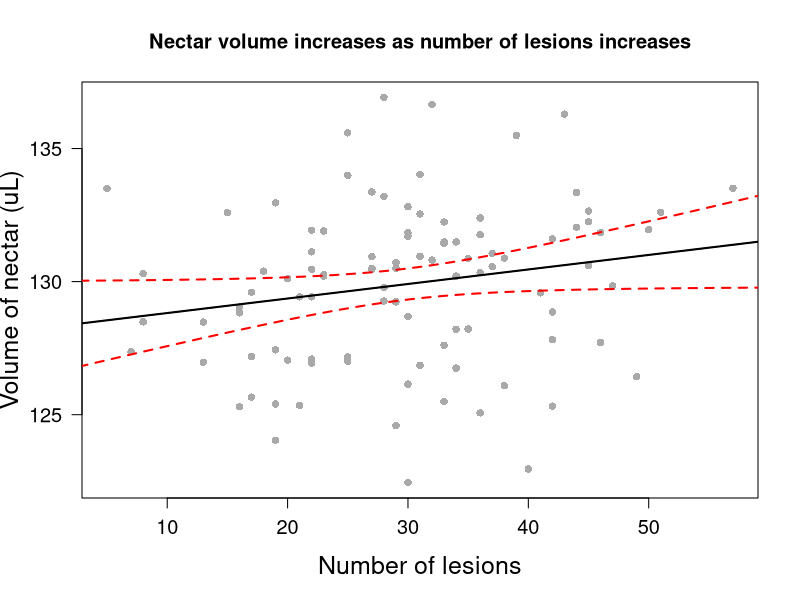
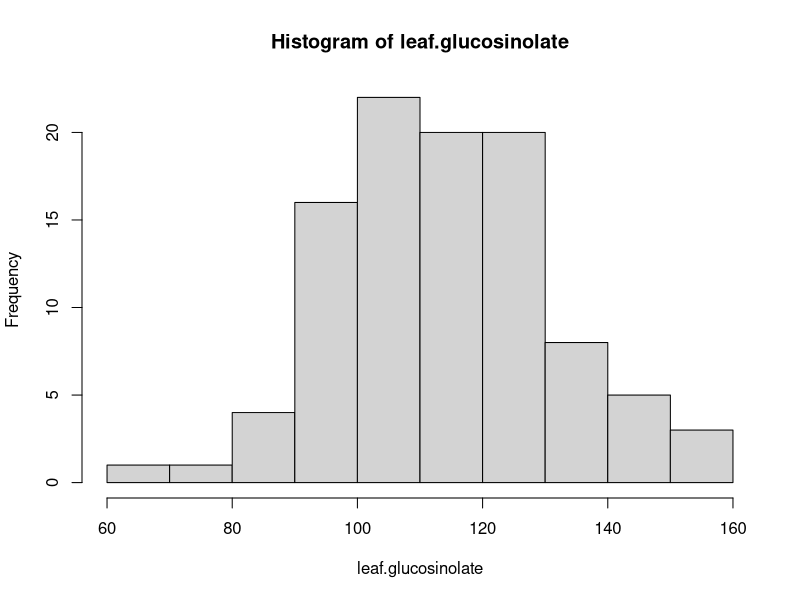
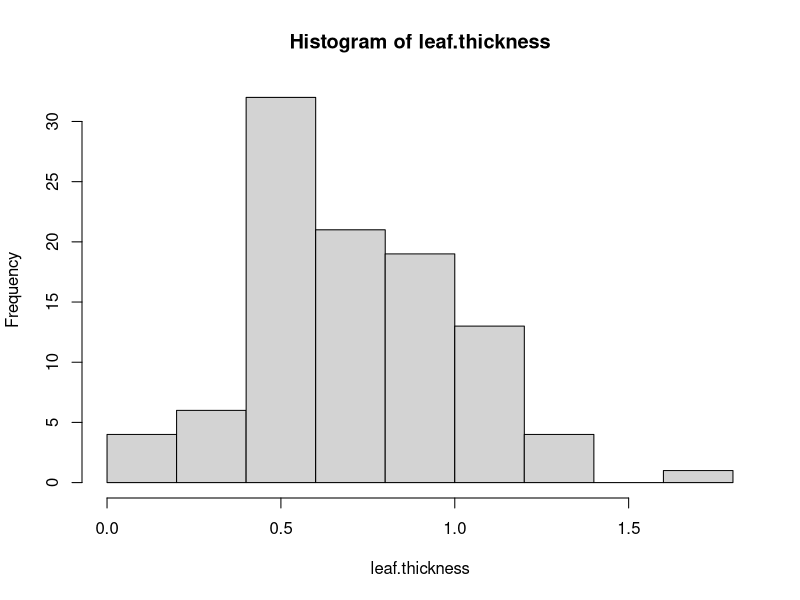
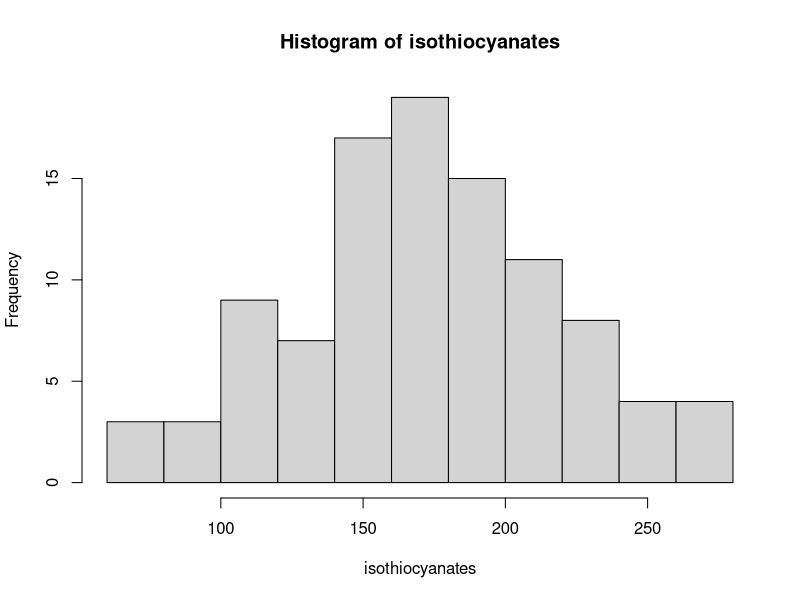
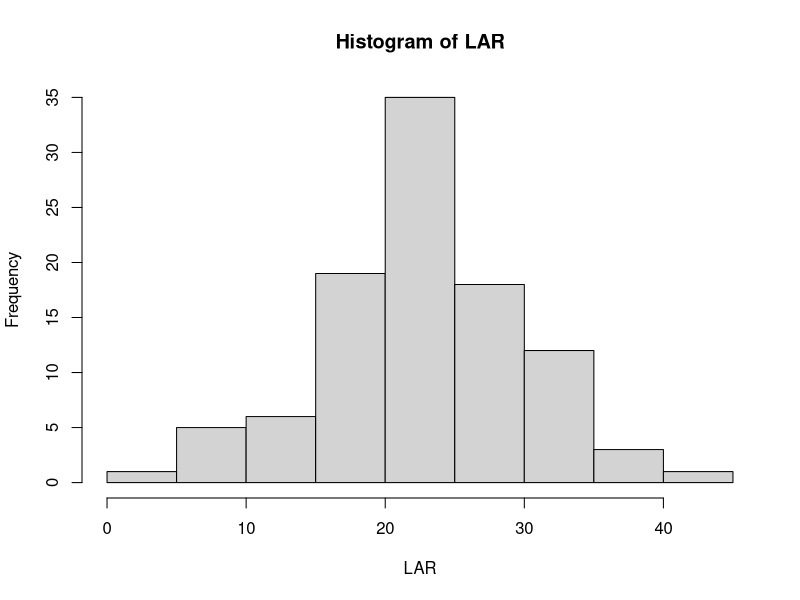

These figures' R source, in order:
#Midterm
# The midterm is due Wednesday, October 25th at 11:15 am. Email the exam to eebbiometry@gmail.com. You need only send this single document (an R text document). Be sure that the code you provide can be run in R as is. Provide all the code used to carry out your analyses (e.g., tests for normality, plotting and tests used during exploratory data analysis, tests for collinearity, lack of fit (if required), diagnostics, etc.). Please annotate all your code so we can follow along step by step. Finally, remember that this is an exam; you are on the honor system to make this an INDIVIDUAL effort please.

#Name: Matthew Tuttle

##################################################################

#1. Below are field measurements of egg mass of treefrogs (We will assume a normal distribution).
egg.mass<-c(3.1, 4.6, 3.9, 3.4, 3.6, 3.7, 3.8, 4.6, 4.7, 4.3, 2.6, 6, 4.7, 3.4, 3.1, 4.9, 3.8, 5.3, 4.4, 5.9, 3.6, 5.1, 5.2, 3.6, 5.3, 2.9, 4.7, 4.7, 3.8, 6.5, 5.1, 6.3, 5.1, 2.7, 4.4, 4.3, 3.7, 5.5, 3.2, 5.6, 4, 2.3, 5.2, 4.4, 4.8, 3.6, 3.7, 4.2, 5.3, 5.3, 5.6, 4.1, 4.1, 5, 4.1, 5, 3.3, 5.9, 5.7)


#A.  Based upon our parameter estimates for a normal distribution, what is the equal tailed 95% interval for any sample drawn from this population (i.e., that is the expected range of 95% of our sample)?

expected.range <- quantile(egg.mass, c(0.025, 0.975))

  
#B. What is the equal tailed 95% interval for OUR sample?

mean.egg.mass <- mean(egg.mass)
sd.egg.mass <- sd(egg.mass)

upper.range <- mean.egg.mass-qnorm(0.025)*sd.egg.mass
lower.range <- mean.egg.mass+qnorm(0.025)*sd.egg.mass


#C. If we were to sample this population tens of thousands of times, what is the expected standard deviation of the means?

# The expected standard deviation of the means would be 1 since the data should be normally distributed.


#D. Calculate the 95% confidence interval

n.egg.mass <- length(egg.mass)
std.error <- sd.egg.mass/sqrt(n.egg.mass)
the.CI <- qt(0.975, df = n.egg.mass-1) * std.error

lower.95.CI <- mean.egg.mass - the.CI
upper.95.CI <- mean.egg.mass + the.CI


#E. Based on our parameter estimates, what is the probability that a sampled egg from the population has an egg mass equal to or less than 3.3

prob3.3 <- pnorm(3.3, mean = mean.egg.mass, sd = sd.egg.mass, lower.tail = TRUE)


##################################################################

#2.  You've sampled tunicates (sessile marine chordates) from m^2 quadrates in Oregon (the data is below).  Based on these data, answer the following questions.

tunicates<-c(13,9,7,4,5,9,5,4,5,6,8,8,6,9,9,5,8,5,6,7,14,9,3,13,9,5,8,4,5,3,6,9,3,2,10,6,8,8,6,9,12,4,19,7)

#A.  What is an appropriate distribution to use to model this data?

# An appropriate distribution for modeling this data is the Poisson distribution since the tunicate data is count data and therefore a discrete distribution should be used over a continuous one. Additionally, the Poisson distribution does not require a set number of trials and is bound from 0 to infinity, both of which fit well with this dataset.

# Test showing that this data fits a Poisson distribution well
library(vcd)
gf <- goodfit(tunicates, type = "poisson")
summary(gf)


#B.  What is/are the parameter estimate(s) for this distribution?

# The parameter estimate for this distribution is lambda, known as the rate parameter. The maximum likelihood estimate of this parameter is the mean of all observations.


#C.  What is the probability that your next quadrate will have 3 or fewer tunicates?

prob.3.fewer <- ppois(3, lambda = mean(tunicates), lower.tail = TRUE)


#D.  What is the probability that your next quadrate will have 9 or greater tunicates?

prob.9.greater <- ppois(8, lambda = mean(tunicates), lower.tail = FALSE)


#E.  Based on our parameter estimates, what is the probability that a quadrat has BETWEEN 3 and 6 tunicates?

prob.between <- dpois(4, lambda = mean(tunicates)) + dpois(5, lambda = mean(tunicates)) # Probability exclusive of the values 3 and 6, therefore only the densities at 4 and 5 are included


#######################################################

#3. Suppose 0.5% of all students seeking treatment at a school infirmary are eventually diagnosed as having mononucleosis.  Of those who do have mono, 90% complain of a sore throat.  But 30% of those who do not have mono also claim to have sore throats.  If a student comes to the infirmary and says he or she has a sore throat, what is the probability the student has mono?

prior <- 0.005 # 0.5% of students seeking treatment have mono
likelihood <- 0.9 # 90% with mono complain of sore throat
no.mono.sore <- 0.3 # 30% of students without mono that have sore throats
observed <- (likelihood * prior) + (no.mono.sore * (1 - prior)) # Probability of the data

prob.mono <- (likelihood * prior) / observed # Probability a student with a sore throat has mono


######################################################
#4.  Here are some data on fish mouth gape and gill raker length. Based on this data, answer the following questions.

gape.cm<-c(100.3, 97.2, 100.8, 105, 102, 101.1, 100, 105.6, 100.8, 102.5, 100.2, 105.5, 103.5, 98.6, 99.3, 98.9, 102.1, 97.7, 98.5, 99.4, 100.3, 100.1, 100.8, 101.2, 95.5, 99.3, 96.5, 97.8, 101.5, 100.4, 101.1, 95.6, 99.1, 95.5, 104.8, 102.4, 98, 101, 101.3, 103.4, 98.6, 98, 99.5, 96.7, 99.5, 100.4, 100.3, 96.2, 98.4)

gill.raker.length.mm<-c(250.7, 230, 257.6, 241.2, 247.7, 252, 251.5, 261.5, 242.7, 245.4, 265.9, 256.1, 238.3, 256.9, 236.2, 244.3, 247.2, 235.7, 253.8, 247.8, 242.4, 251.7, 251.3, 245.5, 237.5, 249.6, 228.8, 241.8, 253.5, 244.1, 242.3, 240.5, 251.6, 241, 253.4, 248.9, 232.5, 250.8, 252.4, 245.9, 238.8, 241.9, 225.1, 232.1, 239.9, 236.1, 253.8, 223.4, 233.2)

#A.  What is the pearson-product moment correlation for these data?

pearson.cor <- cor(gape.cm, gill.raker.length.mm, method = c("pearson"))


#B.  What is the 99% confidence interval around this correlation?

n.gape <- length(gape.cm)
z.pearson.cor <- 0.5 * log((1 + pearson.cor) / (1 - pearson.cor)) # Fisher's r-z transformation
z.se <- sqrt(1 / (n.gape - 3))

upper.z.CI <- z.pearson.cor + qt(0.995, n.gape - 2) * z.se
lower.z.CI <- z.pearson.cor + qt(0.005, n.gape - 2) * z.se

# Backtransformed 99% confidence interval
upper.99.CI <- (exp(2 * upper.z.CI) - 1) / (exp(2 * upper.z.CI) + 1)
lower.99.CI <- (exp(2 * lower.z.CI) - 1) / (exp(2 * lower.z.CI) + 1)


#C.  What units are correlation in?

# Correlation is dimensionless given that the data is z-transformed when calculating correlation.


#D.  What is the covariance between these two?

covariance <- cov(gape.cm, gill.raker.length.mm, method = c("pearson"))


#E.  What units are this covariance in?

# The units of this covariance are cm gape * mm gill raker length. This is because you multiply the units of your variables together when you are calculate the covariance. This value is therefore sensitive to the starting units you use when calculating the covariance. Correlation on the other hand is not, as it standardizes values via z-transformation. If we were to z-transform our data and then calculate the covariance, we would see that the covariance of our z-transformed data is equal to the correlation.


##################################################################
#5. Below are data on total leaf lesions due to viral infection and average nectar volume of flowers (microliters) of deadly nightshade (Atropa belladona). We are interested in knowing whether the number of leaf lesions can predict nectar volume.

#A. Make a pretty figure showing the data, your results, and the 95% confidence interval around the fitted values. Use these data to address the following questions.

nectar.ul <- c(132.6,125.66,133.99,129.78,124.59,131.93,131.49,131.95,130.88,129.6,126.09,132.59,133.5,130.5,133.35,130.46,131.84,136.92,129.24,130.81,127.19,127.05,125.32,127.71,127.44,130.94,125.5,125.3,132.04,132.65,129.04,126.43,122.96,126.15,125.35,127.01,133.2,136.29,135.59,130.46,125.07,132.54,130.3,124.04,131.43,128.21,132.81,131.45,132.25,130.21,125.4,129.43,126.75,131.9,130.34,132.96,127.61,130.39,130.19,129.27,133.51,127.37,131.83,128.48,132.39,131.06,136.65,130.95,134.02,130.87,130.6,130.72,128.86,129.84,128.69,130.5,126.97,129.58,129.43,131.76,128.49,135.49,126.94,130.11,127.82,132.24,122.45,131.49,130.26,131.61,127.09,133.37,128.22,127.17,126.86,128.83,131.12,131.71,130.56,130.21)

lesions <- c(51,17,25,28,29,22,33,50,38,17,38,15,5,29,44,22,46,28,29,32,17,20,42,46,19,27,33,16,44,45,16,49,40,30,21,25,28,43,25,27,36,31,8,19,33,34,30,33,45,34,19,22,34,23,36,19,33,18,34,28,57,7,30,13,36,37,32,31,31,35,45,29,42,47,30,27,13,41,21,36,8,39,22,20,42,33,30,34,23,42,22,27,35,25,31,16,22,30,37,23)


# Generates a linear model looking at volume of nectar as a function of lesions
model <- lm(nectar.ul ~ lesions)

# Calculates 95% confidence interval around fitted values
summary(lesions)
pred.frame <- data.frame(lesions = seq(from = 0, to = 60, length = 200))
pred.conf <- predict(model, interval = "confidence", newdata = pred.frame)
cbind(pred.frame, pred.conf)

# Makes a pretty figure
plot(x = lesions,
     y = nectar.ul,
     pch = 16,
     col="darkgrey",
     xlab="Number of lesions",
     ylab="Volume of nectar (uL)",
     las=1,
     main="Nectar volume increases as number of lesions increases",
     cex.lab=1.5,
     cex.axis=1.2
     )
abline(model)
matlines(pred.frame, pred.conf, lwd = 2, lty = c(1,2,2), col = c("black", "red", "red"))


#B. Use an anova to test the null hypothesis that the slope is different from zero.

anova.test <- anova(model)
prob.not.zero <- anova.test$`Pr(>F)`[1]

# Given that the probability of the slope being different from zero is greater than 0.05, we fail to reject our null hypothesis. Therefore, we accept that the slope is equal to zero, assuming that we are interested at looking at our data at the 95% confidence level with a strict p-value cut off of 0.05.

# p-value can also be calculated by hand
summary(model)
theta <- 0
slope <- model$coefficients[2]
slope.err <- 0.02793 # pulled value from model summary
t.slope <- (slope - theta) / slope.err
by.hand.prob.not.zero <- pt(q = t.slope, df = (length(nectar.ul) - 2), lower.tail = FALSE) * 2


#C. Theory predicts that nectar volume should INCREASE as the number of lesions increases. Test this hypothesis.

# One-tailed t-test used to calculate p-value in one direction to see if the slope is greater than zero.
prob.pos.relationship <- pt(q = t.slope, df = (length(nectar.ul) - 2), lower.tail = FALSE) 

# Given that the p-value is less than 0.05, this indicates that the slope is greater than zero. This means that as theory predicts, nectar volume increases as the number of lesions increases. However, given that we failed to reject our null hypothesis in part B, the appropriateness of using this one-tailed t-test to calculate this p-value is questionable.


#D.  Based on your parameter estimates, what is the 95% confidence interval around the fitted values of a plant with 62 lesions? 

lesions.95.CI <- predict(model, interval = "confidence", newdata = data.frame(lesions = 62))
lesions.lower.95.CI <- lesions.95.CI[2]
lesions.upper.95.CI <- lesions.95.CI[3]


##################################################################
#6. Below is data on a species of wild mustard. Leaf glucosinolate (ug/mg dry weight) and isothiocyanates (ug/mg dry weight) have been implicated in herbivore resistence. Leaf thickness (mm) is the average thickness of leaves based on the average of 10 randomly selected leaves. Using these data, answer the questions below.

leaf.glucosinolate<-c(121.061,151.448,106.522,97.407,110.052,158.652,111.531,109.037,102.374,122.181,144.418,147.539,137.071,124.052,104.414,114.593,108.744,103.743,95.769,76.728,115.18,109.493,88.466,108.89,103.884,113.558,118.682,156.071,129.332,139.775,97.221,146.174,82.809,114.034,107.907,122.952,115.362,94.464,114.42,88.883,102.469,115.418,120.71,123.972,137.832,108.621,90.55,133.821,113.255,104.742,125.003,104.045,124.76,91.614,147.902,112.632,125.443,99.278,116.993,106.76,101.314,100.753,114.221,98.549,92.063,130.005,111.562,98.613,138.934,94.704,110.393,129.742,108.153,63.278,95.036,140.126,129.686,84.854,112.408,130.374,123.597,115.504,92.829,121.988,126.17,126.373,107.206,113.996,102.958,106.608,118.755,96.874,99.928,134.368,95.333,127.166,125.02,105.476,129.876,129.043)

leaf.thickness<-c(1.0822, 0.4109, 0.7796, 0.5038, 0.5937, 1.1615, 0.9131, 0.5326, 0.9548, 0.7634, 0.3503, 0.0282, 0.5981, 0.8078, 0.8208, 0.728, 0.5962, 0.5556, 0.9134, 0.6792, 0.7639, 0.5394, 1.186, 1.098, 1.1487, 0.5253, 0.2114, 0.3222, 0.4034, 0.905, 0.7284, 0.5862, 1.1065, 1.3853, 0.4488, 0.9278, 0.6902, 0.0712, 0.9412, 0.5027, 0.4663, 1.1643, 0.0591, 0.4589, 0.9365, 0.7691, 1.6655, 0.4192, 0.4673, 0.9452, 0.7169, 0.346, 0.5997, 0.4616, 0.6681, 0.324, 0.4646, 1.192, 0.5435, 0.5451, 0.6609, 0.942, 0.926, 0.8393, 0.4795, 0.8782, 0.4605, 0.5265, 0.9938, 0.7201, 0.6742, 0.6268, 0.5456, 0.7823, 1.0237, 0.5825, 0.1897, 1.1867, 0.4108, 0.6239, 0.7908, 0.7012, 1.1844, 0.6381, 0.8714, 0.8657, 1.2253, 0.5606, 0.9779, 0.6655, 1.2221, 0.463, 0.5518, 0.9708, 1.0647, 0.4452, 0.3716, 1.1642, 1.2378, 0.6129)

isothiocyanates<-c(213.87,168.75,158.33,136.02,150.27,185.48,191.24,81.79,145.42,221.28,144.54,111.87,189.54,188.24,237.78,168.22,187.12,167.51,149.08,146.71,202.23,195.73,152.48,265.74,182.03,209.33,63.68,154.61,104.38,244.58,241.03,147.94,127.02,227.57,178.61,169,149.7,130.58,265.17,121.01,69.91,215.77,118.05,178.02,187.34,176.64,187.75,154.19,160.26,210.11,144.93,122.67,171.63,198.49,167.87,139.11,144.35,247.88,140.1,203.57,178.63,225.01,206.39,223.99,113.32,172.42,98.66,235.47,187.04,235.64,117.81,106.95,108.52,169.27,152.54,116.22,142.73,206.96,186.63,169.65,175.01,203.13,200.5,172.03,189.19,252.13,273.45,185.92,195.58,212.39,178.41,145.78,175.61,71.41,107.13,94.92,139.24,265.15,239.5,171.84)

LAR<-c(31.51,18.5,20.88,17.67,18.72,24.11,21.39,2.71,18.39,23.27,25.17,15.52,28.57,24.11,22.19,23.8,25.96,16.45,24.28,16.29,23.67,18.07,21.27,33.05,20.91,25.19,9.92,16.94,8.93,34.68,19.83,20.02,20.2,24.38,21.7,21.46,24.82,10.34,30.77,10.62,12.19,26.69,15.67,20.68,25.7,27.18,25.7,20.11,22.84,31.15,20.12,17.62,16.11,22.67,20.93,15.88,26.24,40.22,23.1,21.78,30.07,26.29,25.68,32.86,8.15,23.85,12.46,36.89,26.06,34.63,8.94,22.9,30.35,25.02,18.78,15.58,16.54,27.3,33.14,24.24,20.33,28.53,24.8,23.7,24.41,37.28,38.63,25.64,27.57,30.38,20.85,13.72,20.59,21.83,19.07,6.75,14.95,34.58,25.64,18.41)

#A. Given the data above of average leaf area removed (mm^2) by caterpillars (LAR), what is the best predictive model of leaf area removed based on the available data?

# Testing for normality
hist(leaf.glucosinolate)
hist(leaf.thickness)
hist(isothiocyanates)
hist(LAR)

library(fBasics)
normalTest(leaf.glucosinolate, method = "da") # Is normal
normalTest(leaf.thickness, method = "da") # Is normal
normalTest(isothiocyanates, method = "da") # Is normal
normalTest(LAR, method = "da") # Is normal

# Building models
model1.1 <- lm(LAR ~ leaf.glucosinolate)
model1.2 <- lm(LAR ~ leaf.thickness)
model1.3 <- lm(LAR ~ isothiocyanates)
model2.1 <- lm(LAR ~ leaf.glucosinolate + leaf.thickness)
model2.2 <- lm(LAR ~ leaf.glucosinolate + isothiocyanates)
model2.3 <- lm(LAR ~ leaf.thickness + isothiocyanates)
model3.1 <- lm(LAR ~ leaf.glucosinolate + leaf.thickness + isothiocyanates)

# Correlations
x1x2 <- cor(leaf.glucosinolate, leaf.thickness)
x1x3 <- cor(leaf.glucosinolate, isothiocyanates)
x1y1 <- cor(leaf.glucosinolate, LAR)
x2x3 <- cor(leaf.thickness, isothiocyanates)
x2y1 <- cor(leaf.thickness, LAR)
x3y1 <- cor(isothiocyanates, LAR)

# Summaries
summary(model1.1)
summary(model1.2)
summary(model1.3)
summary(model2.1)
summary(model2.2)
summary(model2.3)
summary(model3.1)


library(car)

anova(model1.1)
Anova(model1.1)



#B. Based on your model, what is the most important predictor for leaf area removed (and on what do you base this)?

# isothiocyanates is the best predictor. Easily seen with graph, p-values are highly significant






#################################################



#7. Given the data y below, what is the probability AND log likelihood that the data are drawn from the following distributions?

y<-c(1.2,3.4,4.4,5.2)

#A. A normal distribution with a mean of 2 and standard deviation of 3.

dist.A.probs <- dnorm(y, mean = 2, sd = 3)
log.lik.dist.A <- sum(log(dist.A.probs)) # log likelihood drawn from this distribution
prob.dist.A <- exp(log.lik.dist.A) # probability drawn from this distribution


#B. A normal distribution with a mean of 3 and a standard deviation of 1.

dist.B.probs <- dnorm(y, mean = 3, sd = 1)
log.lik.dist.B <- sum(log(dist.B.probs)) # log likelihood drawn from this distribution
prob.dist.B <- exp(log.lik.dist.B) # probability drawn from this distribution


#C. What is the probability and log likelihood of the data based on the maximum likelihood estimate of the mean and standard deviation?

dist.MLE.probs <- dnorm(y, mean = mean(y), sd = sd(y))
log.lik.dist.MLE <- sum(log(dist.MLE.probs)) # log likelihood drawn from this distribution
prob.dist.MLE <- exp(log.lik.dist.MLE) # probability drawn from this distribution
